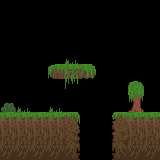

Tiled map render using the project's own tile images. Description and the map definition, with tile-layer contents summarised, below:
An orthogonal 10x10 tile map with 16x16 px tiles, 1 tile layer (Kachelebene 1).

<map version="1.0" orientation="orthogonal" width="10" height="10" tilewidth="16" tileheight="16">
 <tileset firstgid="1" name="EvolutionTileset_3" tilewidth="16" tileheight="16">
  <image source="../LudumDare24Evolution/LudumDare24Evolution/LudumDare24EvolutionContent/Graphics/EvolutionTileset_3.png" width="128" height="48" />
 </tileset>
 <layer name="Kachelebene 1" width="10" height="10">
  <data>[100 cells, 34 non-empty, 17 distinct tile ids]</data>
 </layer>
</map>